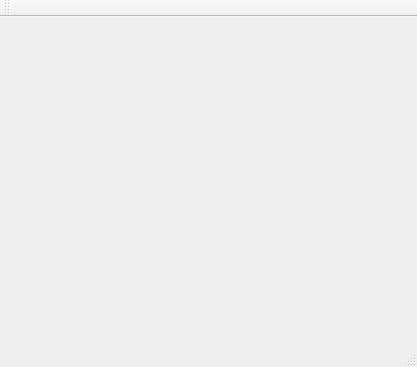
<?xml version="1.0" encoding="UTF-8"?>
<ui version="4.0">
 <class>MainWindow</class>
 <widget class="QMainWindow" name="MainWindow">
  <property name="geometry">
   <rect>
    <x>0</x>
    <y>0</y>
    <width>417</width>
    <height>367</height>
   </rect>
  </property>
  <property name="windowTitle">
   <string>MousePad</string>
  </property>
  <property name="autoFillBackground">
   <bool>false</bool>
  </property>
  <property name="styleSheet">
   <string notr="true"/>
  </property>
  <widget class="QWidget" name="centralWidget"/>
  <widget class="QMenuBar" name="menuBar">
   <property name="geometry">
    <rect>
     <x>0</x>
     <y>0</y>
     <width>417</width>
     <height>21</height>
    </rect>
   </property>
  </widget>
  <widget class="QToolBar" name="mainToolBar">
   <attribute name="toolBarArea">
    <enum>TopToolBarArea</enum>
   </attribute>
   <attribute name="toolBarBreak">
    <bool>false</bool>
   </attribute>
  </widget>
  <widget class="QStatusBar" name="statusBar"/>
 </widget>
 <layoutdefault spacing="6" margin="11"/>
 <resources/>
 <connections/>
</ui>
